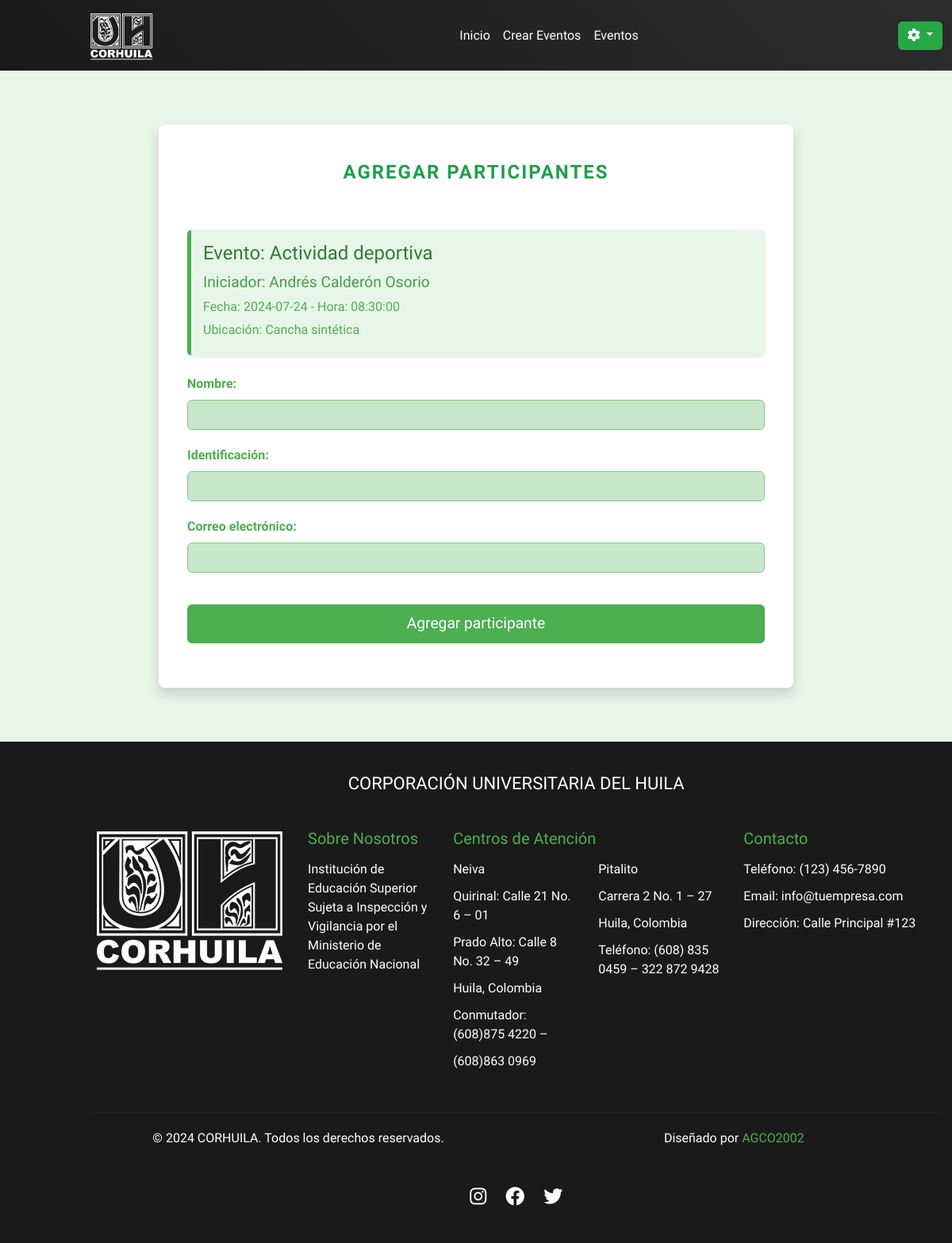
The app's page /agregar_participantes.php?id_evento=85 (signed in) with its own data.
### tables this page shows
CREATE TABLE `eventos` (
  `id_evento` int(11) NOT NULL,
  `titulo` varchar(255) NOT NULL,
  `iniciador` varchar(100) NOT NULL,
  `cargo` varchar(100) NOT NULL,
  `descripcion` text NOT NULL,
  `fecha` date NOT NULL,
  `hora` time NOT NULL,
  `ubicacion` varchar(255) NOT NULL
);

### agregar_participantes.php (the view, shortened to what this page needs)
<?php
$db = new mysqli('localhost', 'root', '', 'corhuila');
$idEvento = $_GET['id_evento'];
$consultaEvento = "SELECT titulo, iniciador, fecha, hora, ubicacion FROM eventos WHERE id_evento = ?";
$stmtEvento = $db->prepare($consultaEvento);
$stmtEvento->bind_param('i', $idEvento);
$stmtEvento->execute();
$stmtEvento->bind_result($tituloEvento, $iniciador, $fechaEvento, $horaEvento, $ubicacionEvento);
?>
<!DOCTYPE html>
<html lang="es">
<head>
    <link href="https://cdn.jsdelivr.net/npm/bootstrap@5.3.0-alpha1/dist/css/bootstrap.min.css" rel="stylesheet">
    <link href="https://cdnjs.cloudflare.com/ajax/libs/font-awesome/6.4.0/css/all.min.css" rel="stylesheet">
    <link href="styles/estilo_agregar_participante.css" rel="stylesheet">
</head>
<body>
    <nav class="navbar navbar-expand-lg navbar-dark bg-dark">
        <div class="container-fluid custom-container">
            <a class="navbar-brand custom-logo" href="#">
                <img src="assets/CORHUILA.png" alt="Logo" width="80" height="60" class="d-inline-block align-text-top">
            </a>
            <div class="collapse navbar-collapse custom-navbar" id="navbarNav">
                <ul class="navbar-nav me-auto mb-2 mb-lg-0">
                    <li class="nav-item">
                        <a class="nav-link" href="index.php">Inicio</a>
                    </li>
                    <li class="nav-item">
                        <a class="nav-link" href="crear_eventos.php">Crear Eventos</a>
                    </li>
                    <li class="nav-item">
                        <a class="nav-link" href="mostrar_eventos.php">Eventos</a>
                    </li>
                </ul>
                <div class="dropdown">
                    <button class="btn btn-secondary dropdown-toggle" type="button" id="dropdownMenuButton" data-bs-toggle="dropdown" aria-expanded="false">
                        <i class="fas fa-cog"></i>
                    </button>
                </div>
            </div>
        </div>
    </nav>
    <div class="container mt-5">
        <div class="card">
            <div class="card-body">
                <h1 class="text-center mb-5 text-success">Agregar participantes</h1>
                <div class="event-details mb-4">
                    <h2>Evento: <?php echo htmlspecialchars($tituloEvento); ?></h2>
                    <h3>Iniciador: <?php echo htmlspecialchars($iniciador); ?></h3>
                    <p>Fecha: <?php echo htmlspecialchars($fechaEvento); ?> - Hora: <?php echo htmlspecialchars($horaEvento); ?></p>
                    <p>Ubicación: <?php echo htmlspecialchars($ubicacionEvento); ?></p>
                </div>
                <form action="php/guardar_participantes.php" method="post">
                    <div class="form-group">
                        <label for="nombre" class="form-label">Nombre:</label>
                        <input type="text" class="form-control" id="nombre" name="nombre" required>
                    </div>
                    <div class="form-group">
                        <label for="identificación" class="form-label">Identificación:</label>
                        <input type="text" class="form-control" id="identificación" name="identificación" required>
                    </div>
                    <div class="form-group">
                        <label for="correo" class="form-label">Correo electrónico:</label>
                        <input type="email" class="form-control" id="correo" name="correo" required>
                    </div>
                    <div class="form-group">
                        <button type="submit" class="btn btn-success w-100">Agregar participante</button>
                    </div>
                </form>
            </div>
        </div>
    </div>
    <footer class="footer mt-5">
        <div class="container-fluid custom-container">
            <h1 class="text-center">Corporación Universitaria del Huila</h1>
            <br>
            <div class="row">
                <div class="col-md-3 col-sm-12 mb-3">
                    <center><img src="assets/CORHUILA.png" alt="Logo" class="footer-logo"></center>
                </div>
                <div class="col-md-2 col-sm-6 mb-3">
                    <h5>Sobre Nosotros</h5>
                    <p>Institución de Educación Superior Sujeta a Inspección y Vigilancia por el Ministerio de Educación Nacional</p>
                </div>
                <div class="col-md-4 col-sm-6 mb-3">
                    <h5>Centros de Atención</h5>
                    <div class="row">
                        <div class="col-sm-6">
                            <ul class="list-unstyled">
                                <li>Neiva</li>
                                <li>Quirinal: Calle 21 No. 6 – 01</li>
                                <li>Prado Alto: Calle 8 No. 32 – 49</li>
                                <li>Huila, Colombia</li>
                                <li>Conmutador: (608)875 4220 –</li>
                                <li>(608)863 0969</li>
                            </ul>
                        </div>
                        <div class="col-sm-6">
                            <ul class="list-unstyled">
                                <li>Pitalito</li>
                                <li>Carrera 2 No. 1 – 27</li>
                                <li>Huila, Colombia</li>
                                <li>Teléfono: (608) 835 0459 – 322 872 9428</li>
                            </ul>
                        </div>
                    </div>
                </div>
                <div class="col-md-3 col-sm-6 mb-3">
                    <h5>Contacto</h5>
                    <ul class="list-unstyled">
                        <li>Teléfono: (123) 456-7890</li>
                        <li>Email: info@tuempresa.com</li>
                        <li>Dirección: Calle Principal #123</li>
                    </ul>
                </div>
            </div>
            <hr>
            <div class="row mt-3">
                <div class="col-md-6 col-sm-12 mb-2 text-center">
                    <p>&copy; 2024 CORHUILA. Todos los derechos reservados.</p>
                </div>
                <div class="col-md-6 col-sm-12 mb-2 text-md-end text-center">
                    <p class="text-center">Diseñado por <span>AGCO2002</span></p>
                </div>
            </div>
            <div class="social-icons">
                <a href="https://www.instagram.com/corhuilaoficial/" class="social-icon"><i class="fab fa-instagram"></i></a>
                <a href="https://www.facebook.com/UHCorhuila" class="social-icon"><i class="fab fa-facebook"></i></a>
                <a href="https://x.com/i/flow/login?redirect_after_login=%2Fcorhuila" class="social-icon"><i class="fab fa-twitter"></i></a>
            </div>
        </div>
    </footer>
</body>
</html>

### styles/estilo_agregar_participante.css (style rules this page uses)
html, body { height: 100%; margin: 0; padding: 0; overflow-x: hidden; }
body { font-family: 'Geomanist', sans-serif; background-color: #e8f5e9; display: flex; flex-direction: column; }
.nav-link::after { content: ''; position: absolute; width: 0; height: 2px; bottom: 0; left: 50%; background-color: #28a745; transition: all 0.3s ease; }
.navbar { background: linear-gradient(45deg, #1a1a1a, #2c2c2c) !important; position: relative; z-index: 1000; }
.custom-container { padding-left: 3cm !important; }
.custom-logo { margin-right: 5cm; transition: filter 0.3s ease, transform 0.3s ease; }
.navbar-collapse { margin-left: 5cm; display: flex; justify-content: center; }
.navbar-brand, .nav-link { color: #ffffff !important; transition: color 0.3s ease; position: relative; }
.dropdown-toggle { background-color: #28a745 !important; border: none; transition: background-color 0.3s ease, transform 0.3s ease; }
.container { max-width: 800px; margin: 0 auto; flex: 1 0 auto; display: flex; flex-direction: column; justify-content: center; padding: 20px 0; }
.card { border: none; box-shadow: 0 0.5rem 1rem rgba(0, 0, 0, 0.15); background-color: #ffffff; border-radius: 8px; padding: 20px; transition: transform 0.3s ease, box-shadow 0.3s ease; animation: fadeIn 0.5s ease-in-out; }
h1.text-center.mb-5.text-success { color: #1f9f4c !important; font-size: 1.5rem; font-weight: 700; text-transform: uppercase; letter-spacing: 2px; position: relative; display: block; padding: 10px 20px; overflow: hidden; text-align: center; margin: 0 auto; max-width: fit-content; }
h1.text-center.mb-5.text-success::before { content: ''; position: absolute; top: 0; left: -100%; width: 100%; height: 2px; background: linear-gradient(90deg, transparent, #0d3320, transparent); animation: animate 2s linear infinite; }
h1.text-center.mb-5.text-success::after { content: ''; position: absolute; bottom: 0; right: -100%; width: 100%; height: 2px; background: linear-gradient(90deg, transparent, #0d3320, transparent); animation: animate 2s linear infinite reverse; }
.form-label { font-weight: bold; color: #4caf50; transition: color 0.3s ease, transform 0.3s ease; }
.form-control { border: 1px solid #a5d6a7; background-color: #c8e6c9; transition: all 0.3s ease; animation: slideIn 0.5s ease-in-out; }
.btn-success { background-color: #28a745; border: none; color: white; padding: 10px 25px; font-size: 1.2rem; margin-top: 20px; position: relative; overflow: hidden; transition: all 0.3s ease; z-index: 1; }
.btn-success:before { content: ''; position: absolute; top: 0; left: -100%; width: 100%; height: 100%; background: linear-gradient(120deg, transparent, rgba(255, 255, 255, 0.3), transparent); transition: all 0.4s; z-index: -1; }
.footer { background-color: #1a1a1a; color: #fff; padding: 40px 0; flex-shrink: 0; }
.footer h1 { font-size: 22px; color: #fff; margin-bottom: 20px; transition: color 0.3s ease, transform 0.3s ease; animation: pulse 2s infinite; text-transform: uppercase; }
.footer-logo { max-width: 100%; height: auto; margin-bottom: 20px; transition: filter 0.3s ease, transform 0.3s ease; }
.footer h5 { color: #4caf50; margin-bottom: 15px; transition: transform 0.3s ease; }
.footer ul { padding-left: 0; }
.footer ul li { margin-bottom: 10px; transition: color 0.3s ease, transform 0.3s ease; }
.social-icons { text-align: center; margin-top: 20px; }
.social-icon { color: #fff; font-size: 24px; margin: 0 10px; transition: color 0.3s ease, transform 0.3s ease; }
hr { border: 0; border-top: 1px solid #424242; margin: 20px 0; }
span { color: #4caf50; }
.event-details { background-color: #e8f5e9; border-left: 5px solid #4caf50; padding: 15px; margin-bottom: 20px; border-radius: 5px; box-shadow: 0 2px 5px rgba(0,0,0,0.1); transition: all 0.3s ease; animation: fadeInUp 0.5s ease-out; }
.event-details h2 { color: #2e7d32; margin-bottom: 10px; font-size: 1.5rem; }
.event-details h3 { color: #43a047; font-size: 1.2rem; }
.event-details p { color: #4caf50; margin-bottom: 5px; }
.form-group { margin-bottom: 20px; }
.form-control { border-color: #81c784; }
.btn-success { background-color: #4caf50; border-color: #4caf50; transition: all 0.3s ease; }

### records on screen
eventos: titulo "Actividad deportiva", iniciador "Andrés Calderón Osorio", fecha "2024-07-24", hora "08:30:00", ubicacion "Cancha sintética"
